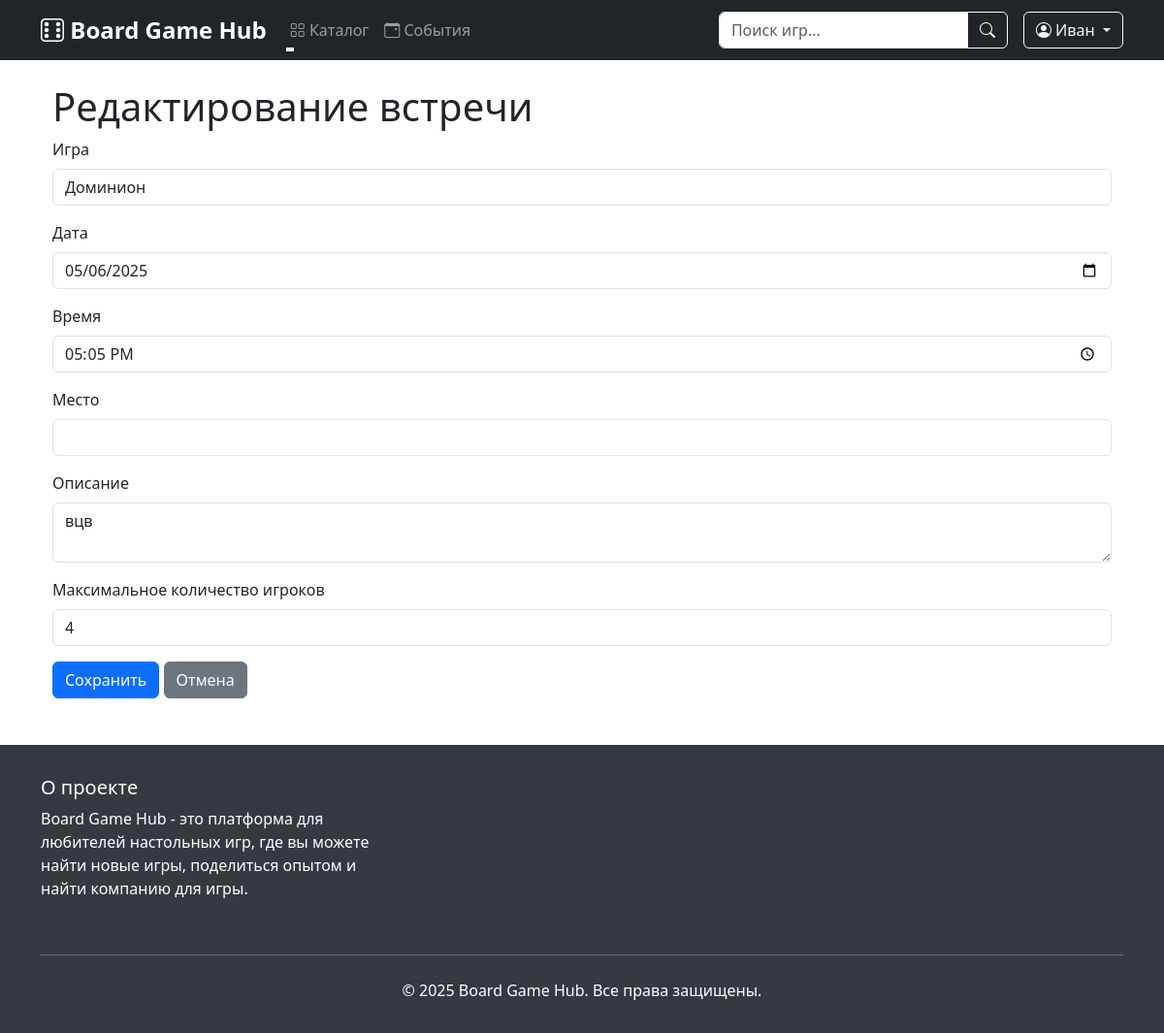
The page /game_sessions/9/edit (signed in) on the database its author committed.
### data/users.py (models this page shows, shortened)
class User(SqlAlchemyBase, UserMixin):
    __tablename__ = 'users'
    id = sqlalchemy.Column(sqlalchemy.Integer, primary_key=True, autoincrement=True)
    surname = sqlalchemy.Column(sqlalchemy.String, nullable=True)
    name = sqlalchemy.Column(sqlalchemy.String, nullable=True)
    age = sqlalchemy.Column(sqlalchemy.Integer, nullable=True)
    favorite_genres = sqlalchemy.Column(sqlalchemy.String, nullable=True)
    location = sqlalchemy.Column(sqlalchemy.String, nullable=True)
    email = sqlalchemy.Column(sqlalchemy.String, unique=True, index=True, nullable=True)
    hashed_password = sqlalchemy.Column(sqlalchemy.String, nullable=True)
    added_games = orm.relationship("Game", back_populates="user")
    created_sessions = orm.relationship("GameSession", back_populates="creator")
    reviews = orm.relationship('Review', back_populates='user')

### data/game_sessions.py (models this page shows)
class GameSession(SqlAlchemyBase, SerializerMixin):
    __tablename__ = 'game_sessions'
    id = sqlalchemy.Column(sqlalchemy.Integer, primary_key=True, autoincrement=True)
    game_id = sqlalchemy.Column(sqlalchemy.Integer, sqlalchemy.ForeignKey('games.id'))
    creator_id = sqlalchemy.Column(sqlalchemy.Integer, sqlalchemy.ForeignKey('users.id'))
    date = sqlalchemy.Column(sqlalchemy.Date, nullable=False)
    time = sqlalchemy.Column(sqlalchemy.Time, nullable=False)
    location = sqlalchemy.Column(sqlalchemy.String, nullable=False)
    description = sqlalchemy.Column(sqlalchemy.String, nullable=True)
    max_players = sqlalchemy.Column(sqlalchemy.Integer, nullable=False)
    current_players = sqlalchemy.Column(sqlalchemy.Integer, default=1)
    created_at = sqlalchemy.Column(sqlalchemy.DateTime, default=datetime.utcnow)
    status = sqlalchemy.Column(sqlalchemy.String, default="Запланировано")
    game = orm.relationship('Game', back_populates='sessions')
    creator = orm.relationship('User', foreign_keys=[creator_id], back_populates='created_sessions')
    participants = orm.relationship('User', secondary=session_participants)

### main.py (the view, shortened to what this page needs)
@app.route('/game_sessions/<int:id>/edit', methods=['GET', 'POST'])
@login_required
def game_sessions_edit(id):
    form = GameSessionForm()
    db_sess = db_session.create_session()
    try:
        games = db_sess.query(Game).all()
        form.game.choices = [(g.id, g.title) for g in games]
        session = db_sess.query(GameSession).filter(
            GameSession.id == id,
            GameSession.creator_id == current_user.id
        ).first()
        if not session:
            abort(404)
        if request.method == "GET":
            form.game.data = session.game_id
            form.date.data = session.date
            form.time.data = session.time
            form.description.data = session.description
            form.max_players.data = session.max_players
        return render_template('game_session_form.html',
                               title='Редактирование встречи',
                               form=form)
    finally:
        db_sess.close()
    return redirect('/game_sessions')

### forms/game_session.py
class GameSessionForm(FlaskForm):
    game = SelectField('Игра', coerce=int, validators=[DataRequired()])
    date = DateField('Дата', format='%Y-%m-%d', validators=[DataRequired()])
    time = TimeField('Время', format='%H:%M', validators=[DataRequired()])
    location = StringField('Место', validators=[DataRequired()])
    description = TextAreaField('Описание', validators=[DataRequired()])
    max_players = IntegerField('Максимальное количество игроков', validators=[DataRequired()])
    submit = SubmitField('Сохранить')

### data/db_session.py (called while the page is built)
def create_session() -> Session:
    global __factory
    return __factory()

### main.py (called while the page is built)
@login_manager.user_loader
def load_user(user_id):
    db_sess = db_session.create_session()
    user = db_sess.get(User, user_id)
    db_sess.close()
    return user

@app.context_processor
def utility_processor():
    def get_unique_genres():
        db_sess = db_session.create_session()
        try:
            genres = db_sess.query(Game.genre).distinct().all()
            return [genre[0] for genre in genres if genre[0]]
        finally:
            db_sess.close()
    return dict(get_unique_genres=get_unique_genres)

### templates/game_session_form.html (shortened to what this page needs)
{% extends "base.html" %}
{% block content %}
<div class="container mt-4">
    <h1>{{ title }}</h1>
    <form action="" method="post">
        <div class="mb-3">
            <label for="game" class="form-label">{{ form.game.label }}</label>
            {{ form.game(class="form-control") }}
        </div>
        <div class="mb-3">
            <label for="date" class="form-label">{{ form.date.label }}</label>
            {{ form.date(class="form-control", type="date") }}
        </div>
        <div class="mb-3">
            <label for="time" class="form-label">{{ form.time.label }}</label>
            {{ form.time(class="form-control", type="time") }}
        </div>
        <div class="mb-3">
            <label for="location" class="form-label">{{ form.location.label }}</label>
            {{ form.location(class="form-control") }}
        </div>
        <div class="mb-3">
            <label for="description" class="form-label">{{ form.description.label }}</label>
            {{ form.description(class="form-control") }}
        </div>
        <div class="mb-3">
            <label for="max_players" class="form-label">{{ form.max_players.label }}</label>
            {{ form.max_players(class="form-control", type="number", min="2") }}
        </div>
        {{ form.submit(type="submit", class="btn btn-primary") }}
        <a href="{{ url_for('game_sessions') }}" class="btn btn-secondary">Отмена</a>
    </form>
</div>
{% endblock %}

### templates/base.html (shortened to what this page needs)
<!DOCTYPE html>
<html lang="ru">
<head>
    <link href="https://cdn.jsdelivr.net/npm/bootstrap@5.3.0/dist/css/bootstrap.min.css" rel="stylesheet">
    <link rel="stylesheet" href="https://cdn.jsdelivr.net/npm/bootstrap-icons@1.7.2/font/bootstrap-icons.css">
    <link rel="stylesheet" href="https://cdnjs.cloudflare.com/ajax/libs/font-awesome/6.5.1/css/all.min.css">
    <link rel="stylesheet" href="{{ url_for('static', filename='css/notifications.css') }}">
</head>
<body>
    <nav class="navbar navbar-expand-lg navbar-dark bg-dark sticky-top">
        <div class="container">
            <a class="navbar-brand" href="{{ url_for('index') }}">
                <i class="bi bi-dice-6"></i> Board Game Hub
            </a>
            <div class="collapse navbar-collapse" id="navbarNav">
                <ul class="navbar-nav me-auto">
                    <li class="nav-item dropdown">
                        <a class="nav-link dropdown-toggle" href="#" role="button" data-bs-toggle="dropdown">
                            <i class="bi bi-grid"></i> Каталог
                        </a>
                    </li>
                    <li class="nav-item">
                        <a class="nav-link" href="{{ url_for('game_sessions') }}">
                            <i class="bi bi-calendar-event"></i> События
                        </a>
                    </li>
                </ul>
                <form class="d-flex me-3" action="{{ url_for('index') }}" method="get">
                    <div class="input-group">
                        <input class="form-control" type="search" name="search" placeholder="Поиск игр..."
                               aria-label="Search" value="{{ request.args.get('search', '') }}">
                        <button class="btn btn-outline-light" type="submit">
                            <i class="bi bi-search"></i>
                        </button>
                    </div>
                </form>
                <div class="d-flex">
                    {% if current_user.is_authenticated %}
                        <div class="dropdown">
                            <button class="btn btn-outline-light dropdown-toggle" type="button" data-bs-toggle="dropdown">
                                <i class="bi bi-person-circle"></i> {{ current_user.name }}
                            </button>
                        </div>
                    {% endif %}
                </div>
            </div>
        </div>
    </nav>
    <div class="container mt-4">
        {% block content %}{% endblock %}
    </div>
    <footer class="footer">
        <div class="container">
            <div class="row">
                <div class="col-md-4 mb-3">
                    <h5>О проекте</h5>
                    <p>Board Game Hub - это платформа для любителей настольных игр, где вы можете найти новые игры,
                       поделиться опытом и найти компанию для игры.</p>
                </div>
            </div>
            <hr class="mt-4 mb-4">
            <div class="text-center">
                <p class="mb-0">© 2025 Board Game Hub. Все права защищены.</p>
            </div>
        </div>
    </footer>
</body>
</html>

### templates/base.html (style rules this page uses)
.navbar-brand { font-size: 1.5rem; font-weight: bold; }
.footer { background-color: #343a40; color: white; padding: 2rem 0; margin-top: 3rem; }
.nav-link { position: relative; }
.nav-link:after { content: ''; position: absolute; width: 0; height: 2px; background: #fff; left: 0; bottom: -2px; transition: width 0.3s; }

### rows shown on the page
User: name "Иван"
GameSession: game "Доминион", date "05/06/2025", time "17:05", description "вцв", max_players "4"

### other values the page prints
{{ title }} "Редактирование встречи"
